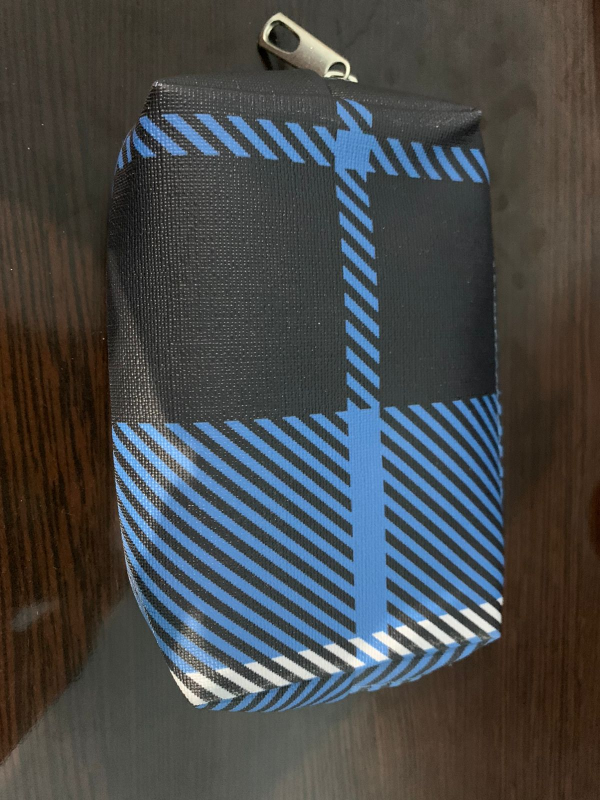
#> input picture FeatureMatching/Dataset/bag.jpeg, 1200 x 1600 px (shown at 1/2 size); its folder holds only this picture in this run
$ python -i FakeLogoDetection.py   (imports and definitions only)
#> lines starting #> are read from the running program, lines starting #| are printed output that depends on the picture
# fs "I don't think this is the library that we will use for GUI /Basheer"
# Yes, i may delete the library, but i just waiting for the GUI/ fs
from PyQt5.QtCore import *

import cv2  # omran + fs
import numpy as np  # Basheer


class FakeLogosDetection:

    '''
        this is not the final version. we may add new methods if we need it.

        useful link:
        https://datahacker.rs/feature-matching-methods-comparison-in-opencv/
    '''

    def __init__(self):

        # Preparing the FLANN Based matcher
        self.FLAN_INDEX_KDTREE = 0
        self.index_params = dict(algorithm=self.FLAN_INDEX_KDTREE, trees=5)
        self.search_params = dict(checks=50)
        self.flann = cv2.FlannBasedMatcher(
            self.index_params, self.search_params)

        self.detector = cv2.SIFT_create()

        '''
            You need to initilize the variables here before use them in the below methods.
            follow the OOP concepts.

            for example in load_image method:
                if you want to resize the image
                you will define the variable here
                img_size = 250

                and use it inside load_image method.
        '''

    def load_image(self, img1_path, img2_path=None):  # omran
        '''
        it takes ether two or one image path as parameter

        in case of two paths is given it will return two lists each contain the image and its keypoints and descriptor
        in case of one paths is given it will return one lists contain the image and its keypoints and descriptor
        all good ?

        '''
#> called with img1_path = 'Dataset/bag.jpeg'
        if(img2_path == None):
            img = cv2.imread(img1_path)
#> img is the input picture: shape (1600, 1200, 3); mean B, G, R 73.2, 72.4, 70.4
            img = cv2.resize(img, (400, 550), interpolation=cv2.INTER_AREA)
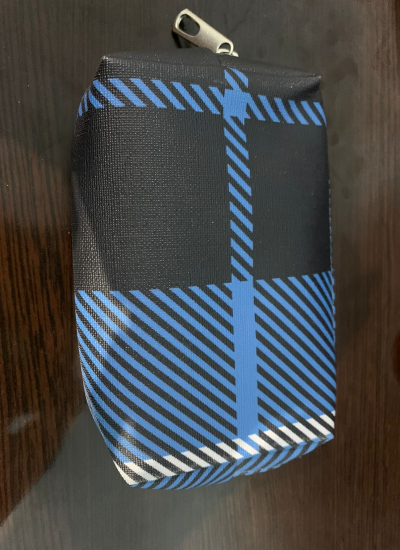
#> img: shape (550, 400, 3); mean B, G, R 73.2, 72.4, 70.4
            gray_img = cv2.cvtColor(img, cv2.COLOR_RGB2GRAY)
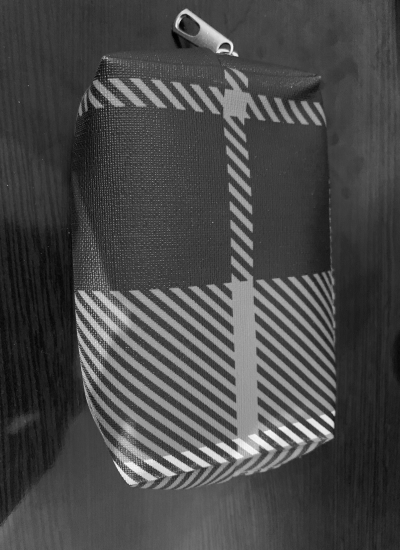
#> gray_img: shape (550, 400); min 1, max 247, mean 72.4

            #orb = cv2.ORB_create()
            kp, des = self.detector.detectAndCompute(gray_img, None)
#> kp = 497 keypoints; strongest (x, y, size): (331, 423, 4.1), (333, 412, 2.8), (178, 20, 3.8), (312, 421, 4.5)
            return img, kp, des
        else:
            img1 = cv2.imread(img1_path)
            img2 = cv2.imread(img2_path)
            #orb = cv2.ORB_create()
            kp1, des1 = self.detector.detectAndCompute(img1, None)
            kp2, des2 = self.detector.detectAndCompute(img2, None)
            return [img1, kp1, des1], [img2, kp2, des2]

    # [147 lines left out: functions compute_matches, input_image, real_time_matching, image_to_image_matching, show_text, not called in this run]

        # th old function

        #     def compute_matches(self, des_image1, des_image2=None, des_frame=None, n_coef=0.68, real_time=True):  # basheer
        # '''
        #     Comment on 31-March-22 !
        #     *Solved 2-April-22*
        #     Good work. However, the code below is applicable only for real time detection. So, i need to
        #     add if statement for comparing two images. you can see the video here
        #     (https://www.youtube.com/watch?v=Fe-KWKPk9Zc) for brute force algorithm (if the code below
        #     is applicable for comparing two images just write a comment below)
        #     *Solved 2-April-22*

        #     *Sloved 1-April-22*
        #     IMPORTANT NOTE:
        #     Plese use the variables that initialize it in the constructor. Also, do not forget self.
        #     further, you can make the k, and 0.68 as parameters in this method. Therefour, i can
        #     optimaize it later. For now, put k=2, 0.68 as defulat value for the parameters.
        #     *Sloved 1-April-22*

        # '''
        # # If the user chose (Open Camera) choice will be True otherwise it will set to False
        # if (real_time):
        #     # Function for Computing Matches between the train and query descriptors
        #     if(len(des_frame) != 0 and len(des_image1) != 0):
        #         matches = self.flann.knnMatch(np.asarray(
        #             des_frame, np.float32), np.asarray(des_image1, np.float32), k=2)
        #         good = []
        #         for m, n in matches:
        #             if m.distance < n_coef*n.distance:
        #                 good.append([m])
        #                 return good
        #             else:
        #                 return None
        #     else:
        #         # There are no descriptor
        #         pass
        # else:
        #     # Image-to-Image matching using Brute-Force
        #     matches = self.flann.knnMatch(des_image1, des_image2, k=2)
        #     good_matches = []

        #     for m1, m2 in matches:
        #         if m1.distance < 0.4 * m2.distance:
        #             good_matches.append([m1])

        #     return good_matches

        # # Drawing Matches
        # # matching_result = cv2.drawMatches(img1, kp1, img2, kp2, matches[:50], None, flags=2) /for image-to-image
        # # cv2.drawMatchesKnn(input_image,input_keypoints,frame,output_keypoints,matches,None,flags=cv2.DrawMatchesFlags_NOT_DRAW_SINGLE_POINTS)/ real-time

>>> result = FakeLogosDetection().load_image('Dataset/bag.jpeg')
